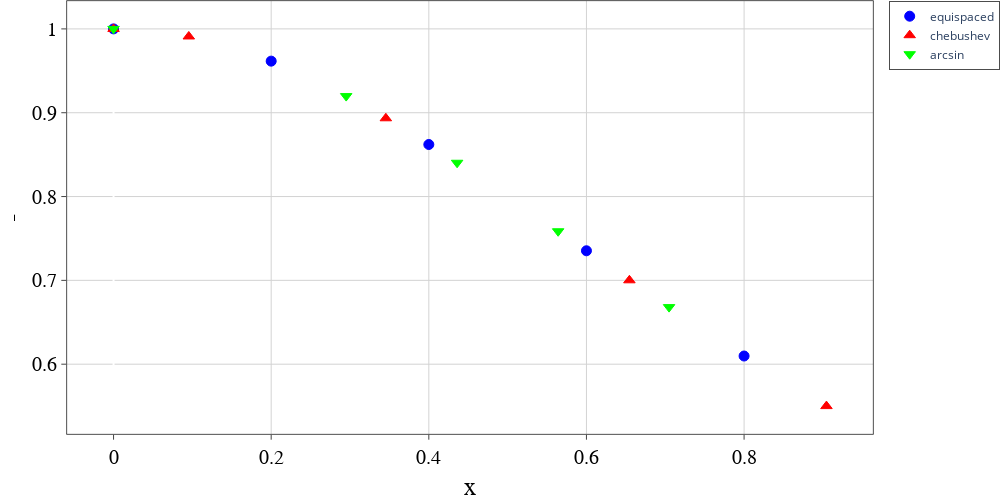

Notebook source saved alongside this figure:
### Code cell
list_y = []
list_y.append(fi_eq)
list_y.append(fi_cheb)
list_y.append(fi_arc)

fn = "fun.pdf"
plot_graph(list_x, list_y, names=['equispaced', 'chebushev', 'arcsin'], xtitle='x', ytitle='-', \
            image_name=fn, mode=['markers','markers','markers'],\
#             xrange=[0,4], yrange=[0,0.45],\
#             dash=['solid', 'solid', 'solid', 'dash', 'dash', 'dash', 'dash', 'dash'],\
            colors=['blue', 'red', 'hsv(120,100,100)', 'green', 'indigo', 'aqua', 'goldenrod', 'black', 'pink'],\
            marker_size=10,\
            marker_style = ['circle', 'triangle-up', 'triangle-down','square', 'diamond', 'cross',  'x-thin', 'cross-thin', 'circle', 'triangle-up', 'triangle-down' ],\
            width=1000, height=500, path="./")

### Figure 1 — Plotly figure (JSON) as saved in the notebook; plotly's stock layout.template omitted (floating-point values rounded to 4 significant figures)
{"data": [{"line": {"color": "blue", "dash": "solid", "width": 2}, "marker": {"line": {"color": "blue", "width": 1}, "size": 10, "symbol": "circle"}, "mode": "markers", "name": "equispaced", "textfont": {"color": "LightSeaGreen", "family": "Times New Roman", "size": 18}, "type": "scatter", "x": [0, 0.2, 0.4, 0.6, 0.8], "y": [1, 0.9615, 0.8621, 0.7353, 0.6098]}, {"line": {"color": "red", "dash": "dot", "width": 2}, "marker": {"line": {"color": "red", "width": 1}, "size": 10, "symbol": "triangle-up"}, "mode": "markers", "name": "chebushev", "textfont": {"color": "LightSeaGreen", "family": "Times New Roman", "size": 18}, "type": "scatter", "x": [0, 0.09549, 0.3455, 0.6545, 0.9045], "y": [1, 0.991, 0.8934, 0.7001, 0.55]}, {"line": {"color": "hsv(120,100,100)", "dash": "dash", "width": 2}, "marker": {"line": {"color": "hsv(120,100,100)", "width": 1}, "size": 10, "symbol": "triangle-down"}, "mode": "markers", "name": "arcsin", "textfont": {"color": "LightSeaGreen", "family": "Times New Roman", "size": 18}, "type": "scatter", "x": [0, 0.2952, 0.4359, 0.5641, 0.7048], "y": [1, 0.9199, 0.8403, 0.7586, 0.6681]}], "layout": {"autosize": false, "height": 500, "legend": {"bgcolor": "White", "bordercolor": "Black", "borderwidth": 0.7}, "margin": {"b": 0, "l": 0, "pad": 0.1, "r": 0, "t": 0}, "paper_bgcolor": "rgba(255, 255, 255, 1)", "plot_bgcolor": "rgba(255, 255, 255, 1)", "showlegend": true, "width": 1000, "xaxis": {"gridcolor": "lightgrey", "gridwidth": 1, "linecolor": "black", "linewidth": 0.7, "mirror": true, "range": [[0, 0, 0], [0.8, 0.9045, 0.7048]], "showline": true, "tickfont": {"color": "black", "family": "Times New Roman", "size": 20}, "ticks": "outside", "title": {"font": {"color": "black", "family": "Times New Roman", "size": 25}, "text": "x"}}, "yaxis": {"gridcolor": "lightgrey", "gridwidth": 1, "linecolor": "black", "linewidth": 0.7, "mirror": true, "range": [[0.6098, 0.55, 0.6681], [1, 1, 1]], "showline": true, "tickfont": {"color": "black", "family": "Times New Roman", "size": 20}, "ticks": "outside", "title": {"font": {"color": "black", "family": "Times New Roman", "size": 25}, "text": "-"}}}}
